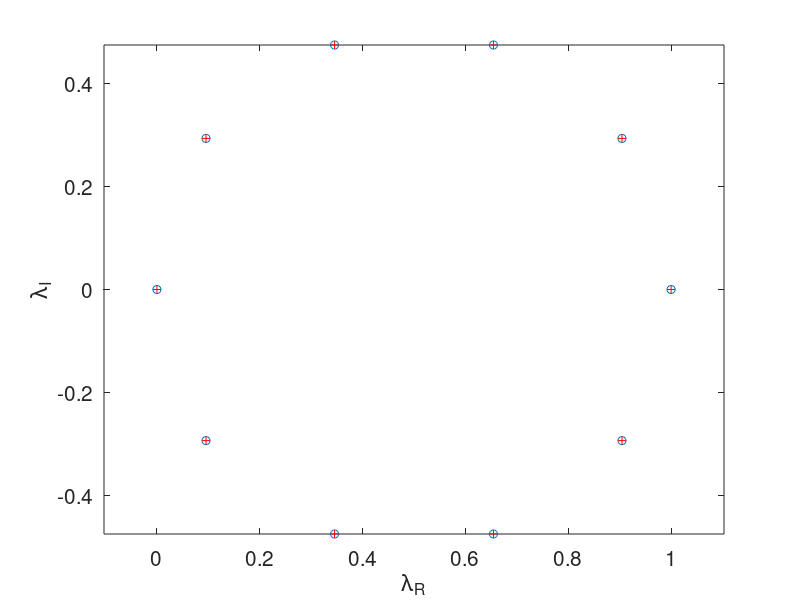

The MATLAB source for this figure:
clear all
close all

%-----------
% eigenvalues of the NxN projection matrix
% for the FTBS discretization of the convection equation
% with periodic boundary conditions
%-----------

N=10;
c =0.5;

P=eye(N,N);

for i=1:N-1
 P(i,i)=1-c;
 P(i+1,i)= c;
end

P(N,N)=1-c; P(1,N)=c;

%---
% numerical eigenvalues
%---

eigen=eig(P)
plot(real(eigen),imag(eigen),'o')
hold on
axis equal

%---
% analytical eigenvalues
%---

hold on
for i=1:N
 rad = c+0.00;
 lr(i)=1-c+rad*cos(i*2*pi/N);
 li(i)=    rad*sin(i*2*pi/N);
end

plot(lr,li,'r+')

xlabel('\lambda_R','fontsize',15)
ylabel('\lambda_I','fontsize',15)
set(gca,'fontsize',15)
